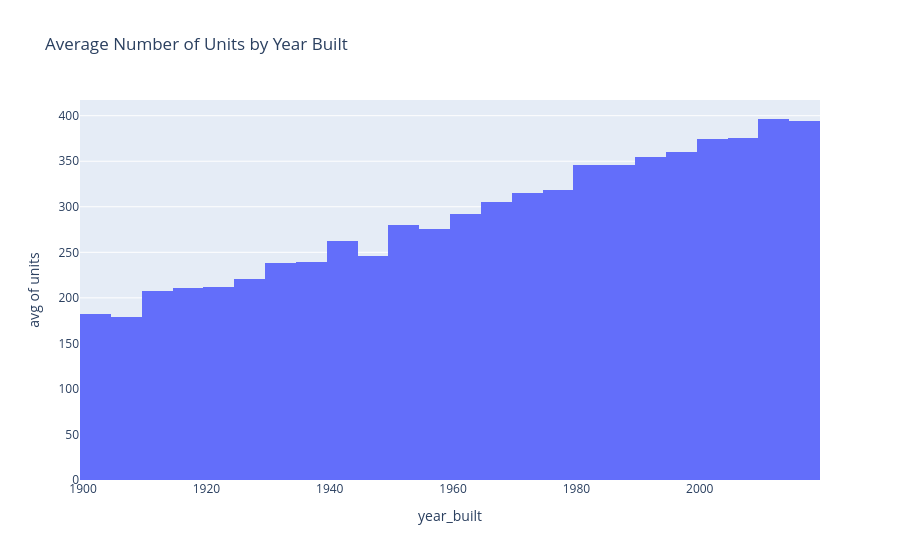

Notebook cell for this chart:
### Code cell
# plot average number of units by year built
fig = px.histogram(df, x="year_built", y="units", histfunc="avg", title="Average Number of Units by Year Built")
fig.show()

### Figure 1 — Plotly figure (JSON) as saved in the notebook; plotly's stock layout.template omitted (floating-point values rounded to 4 significant figures; data arrays with more than 128 entries replaced by an {"elided": "..."} marker saying what was removed)
{"data": [{"bingroup": "x", "histfunc": "avg", "hovertemplate": "year_built=%{x}<br>avg of units=%{y}<extra></extra>", "legendgroup": "", "marker": {"color": "#636efa", "pattern": {"shape": ""}}, "name": "", "orientation": "v", "showlegend": false, "type": "histogram", "x": {"elided": "5000 int values"}, "xaxis": "x", "y": {"elided": "5000 int values"}, "yaxis": "y"}], "layout": {"barmode": "relative", "legend": {"tracegroupgap": 0}, "title": {"text": "Average Number of Units by Year Built"}, "xaxis": {"anchor": "y", "domain": [0, 1], "title": {"text": "year_built"}}, "yaxis": {"anchor": "x", "domain": [0, 1], "title": {"text": "avg of units"}}}}
